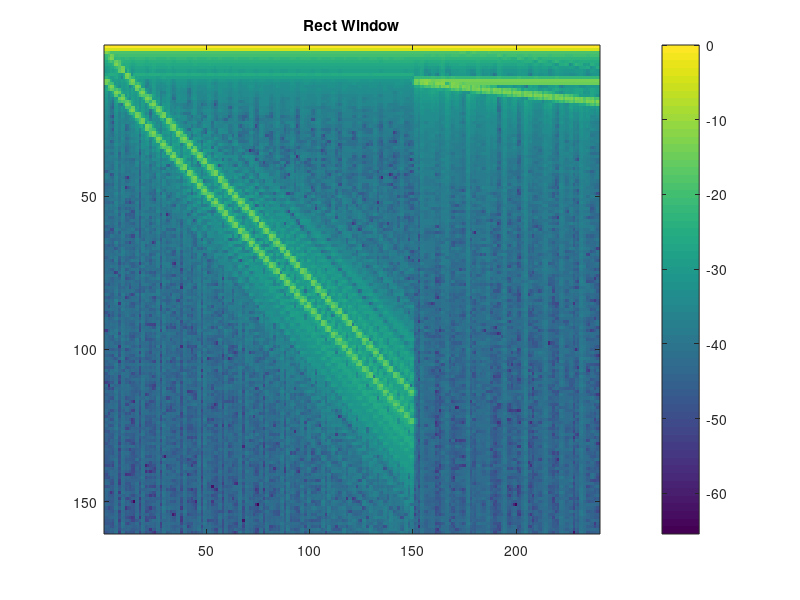
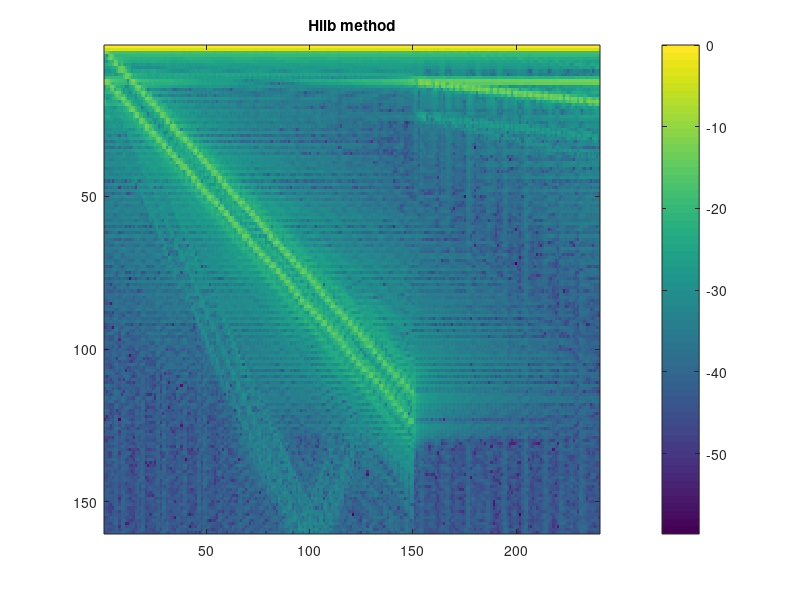
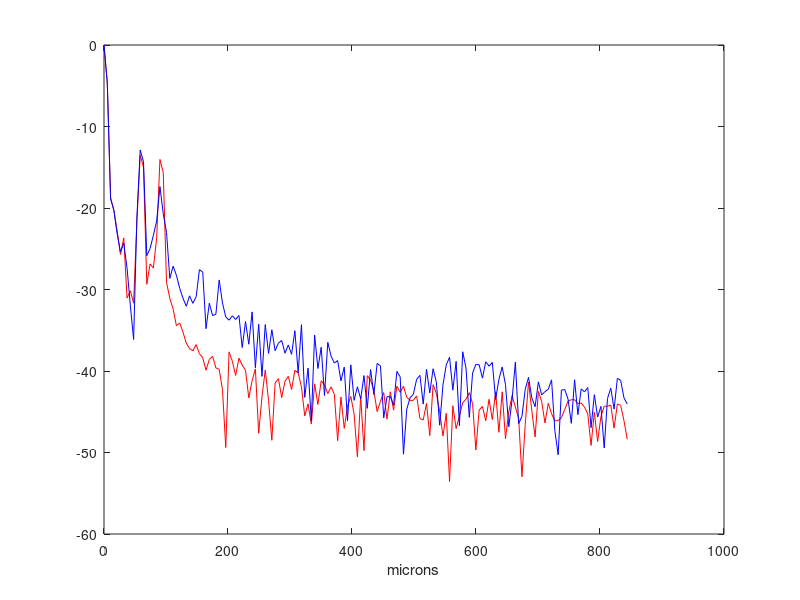

MATLAB code to generate these figures, in order:
% reconstruct FDOCT result from a test Interferogram image 
% to check the reconstruction done in C
% in BscanFFTsim.bin
%
% using the framework in 
% Biomedical Optics by Wang and Wu
% Chapter 9
% and the Hilbert method in
% http://journal.iisc.ernet.in/index.php/iisc/article/view/1113
%           
%            Hilbert( abs(1+log(f(w))) ) = angle(1+f(w))
%            ifft[(1+f(w))exp(j angle(1+f(w))] = delta(0) + f(z)
%
% Without windowing and apodization
%
% Hari Nandakumar
%
% $Date: 02 Nov 2018
%

% Using SI units throughout 

pkg load image;
pkg load signal;

lambda0 = 850E-9; % center wavelength of source 
dlambda = 20E-9; % FWHM wavelength bandwidth of source 
ns=1.0; % refractive index of sample 
ls1 = 90E-6; % location of backscatterer 1 
ls2 = 150E-6; % location of backscatterer 2 
rs1 = 0.05; % reflectivity of backscatterer 1 - was 0.5
rs2 = 0.05; %rs2 = 0.0; % reflectivity of backscatterer 2 was 0.25
k0=2*pi/lambda0; % center propagation constant 
delta_k=2*pi*dlambda/lambda0^2; % FWHM bandwidth of k 
sigma_k = delta_k/sqrt(2*log(2)); % standard deviation of k 
sigma_lambda = dlambda/sqrt(2*log(2)); % standard deviation of lambda

N=1280;  %2^10; %N=100; % number of sampling points was 2^10 
nsigma = 2; % number of standard deviations to plot on each side of kO 

%subplot(4,1,1); % Generate the interferogram 
k = k0 + sigma_k*linspace(-nsigma,nsigma, N); % array for k 
lambdas = lambda0 + sigma_lambda*linspace(-nsigma,nsigma, N); % array for lambda 
%S_k = exp(-(1/2)*(k-k0).^2/sigma_k^2); % Gaussian source PSD 
S_lam = exp(-(1/2)*(lambdas-lambda0).^2/sigma_lambda^2); % Gaussian source PSD 
%E_s1 = rs1*exp(i*2*k*ns*ls1); % sample electric field from scatter 1 
%E_s2 = rs2*exp(i*2*k*ns*ls2); % sample electric field from scatter 2 
%I_k1 = S_k .* abs(1 + E_s1 + E_s2).^2; % interferogram (r_R = 1) 
%plot(lambdas*1e9,S_lam)


imgi = zeros(960,1280);
backg = imgi;

for ii=1:60
  ls1 = ii*10*1E-6; % location of backscatterer 1 
  ls2 = (ii*10+50)*1E-6; % location of backscatterer 2
  E_s1 = rs1*exp(i*2*2*pi*ns*ls1./lambdas); % sample electric field from scatter 1 
  E_s2 = rs2*exp(i*2*2*pi*ns*ls2./lambdas); % sample electric field from scatter 2 
  I_l = S_lam .* abs(1 + E_s1 + E_s2).^2; % interferogram (r_R = 1) 
  I_pi = S_lam .* abs(-1 + E_s1 + E_s2).^2;
  imgi(ii*10-9:ii*10,:)  = ones(10,1)*I_l./max(I_l);
  piimgi(ii*10-9:ii*10,:)  = ones(10,1)*I_pi./max(I_pi);
  backg(ii*10-9:ii*10,:) = ones(10,1)*S_lam./max(S_lam);
end

for ii=61:96
  ls1 = ii*1E-6; % location of backscatterer 1 
  ls2 = 60*1E-6; % location of backscatterer 2
  E_s1 = rs1*exp(i*2*2*pi*ns*ls1./lambdas); % sample electric field from scatter 1 
  E_s2 = rs2*exp(i*2*2*pi*ns*ls2./lambdas); % sample electric field from scatter 2 
  I_l = S_lam .* abs(1 + E_s1 + E_s2).^2; % interferogram (r_R = 1) 
  I_pi = S_lam .* abs(-1 + E_s1 + E_s2).^2;
  imgi(ii*10-9:ii*10,:)  = ones(10,1)*I_l./max(I_l);
  piimgi(ii*10-9:ii*10,:)  = ones(10,1)*I_pi./max(I_pi);
  backg(ii*10-9:ii*10,:) = ones(10,1)*S_lam./max(S_lam);
end

 
%figure; 
%imshow(imgi); 
%figure;
%imshow(backg); 

%imwrite(imgi,'imgi.png')
%imwrite(backg, 'backg.png') 


%plot(k/k0,I_k1/max(I_k1), 'k'); 

%%%%%%%%%%%%%%%%%%%%%%%%%%%%%
% reconstruction
%%%%%%%%%%%%%%%%%%%%%%%%%%%%%

% check out 8 bit imgi
imgi = floor(imgi*255);
piimgi = floor(piimgi*255);
backg = floor(backg*255);

lambdamin = 816e-9;
lambdamax = 884e-9;
deltalambda = (lambdamax - lambdamin ) / columns(imgi);
numfftpoints = 320;
kmax=2*pi/lambdamin;
kmin=2*pi/(lambdamax-deltalambda);
deltak = (kmax - kmin) / numfftpoints;
resizedim=imresize(imgi,0.25); % similar to 4x binning
resizedbk=imresize(backg,0.25); 
resizedpi=imresize(piimgi,0.25);
plinear = zeros(rows(resizedim),numfftpoints);
bscantransposed = plinear;

lambdas = linspace(lambdamin, lambdamax-deltalambda, columns(resizedim));  % Mat::zeros(cv::Size(1, data_y.cols), CV_64F);		//Size(cols,rows)
k = 2*pi ./ lambdas;
klinear = linspace(kmin, kmax, numfftpoints); %Mat::zeros(cv::Size(1, numfftpoints), CV_64F);
diffk = diff(k); %Mat::zeros(cv::Size(1, data_y.cols), CV_64F);

%fractionalk = zeros(1, numfftpoints);
%slopes = zeros(rows(imgi), columns(imgi));
%nearestkindex = zeros( 1, numfftpoints );


%windowt = (tukeywin(columns(resizedim), 1.0) )';
%windowg = (gausswin(columns(resizedim)))';
%windowb = (blackmanharris(columns(resizedim)))';
%windowbth = (barthannwin(columns(resizedim)))';
 
%apodi   = resizedim./resizedbk;       % apodi = (1+f(w))^2
apodi = resizedim;
logf = log(sqrt(apodi));
angl = imag(hilbert(abs(logf)));


%for indexi=1:rows(resizedim) 
%  % DC removal
%  % apodi(indexi,:) = apodi(indexi,:) - mean(apodi(indexi,:));
%  % windowing
%  apodig(indexi,:)=apodi(indexi,:).*windowg;
%  apodit(indexi,:)=apodi(indexi,:).*windowt;
%  apodib(indexi,:)=apodi(indexi,:).*windowb;
%  apodibth(indexi,:)=apodi(indexi,:).*windowbth;
% end
 

for indexi=1:rows(resizedim) 
  plinear(indexi,:)=interp1(k,apodi(indexi,:),klinear,'linear');
%  plinearg(indexi,:)=interp1(k,apodig(indexi,:),klinear,'linear');
%  plineart(indexi,:)=interp1(k,apodit(indexi,:),klinear,'linear');
%  plinearb(indexi,:)=interp1(k,apodib(indexi,:),klinear,'linear');
%  plinearbth(indexi,:)=interp1(k,apodibth(indexi,:),klinear,'linear');
 
 end
  
% figure;
% imagesc(plinear); title('Linearized'); colorbar;
% figure;
% imagesc(plinearg); title('Linearized with Gaussian Window'); colorbar;
% figure;
% imagesc(plineart); title('Linearized with Tukey Window'); colorbar;
% figure;
% imagesc(plinearb); title('Linearized with BH Window'); colorbar;
% 
 for indexi=1:rows(resizedim) 
  bscantransposed(indexi,:)=abs(ifft(plinear(indexi,:)));
%  bscantransposedg(indexi,:)=abs(ifft(plinearg(indexi,:)));
%  bscantransposedt(indexi,:)=abs(ifft(plineart(indexi,:)));
%  bscantransposedb(indexi,:)=abs(ifft(plinearb(indexi,:)));
%  bscantransposedbth(indexi,:)=abs(ifft(plinearbth(indexi,:)));
  bscantransposedhilb(indexi,:)=abs(ifft(plinear(indexi,:).*exp(i.*angl(indexi,:))));
 
 end
 
 %figure;
 %imagesc(bscantransposed); title('bscantransposed');
 bscan=bscantransposed';
% bscang=bscantransposedg';
% bscant=bscantransposedt';
% bscanb=bscantransposedb';
% bscanbth=bscantransposedbth';
 bscanhilb=bscantransposedhilb';
% bscan(1,:)=zeros(1,rows(resizedim));
% bscant(1,:)=zeros(1,rows(resizedim));
% bscang(1,:)=zeros(1,rows(resizedim));
 figure;
 imagesc(10*log10(bscan(1:160,:)./max(bscan(1:160,:)))); title('Rect Window');colorbar;
% figure;
% imagesc(10*log10(bscang(1:160,:)./max(bscang(1:160,:)))); title('Gaussian Window');colorbar;
% figure;
% imagesc(10*log10(bscant(1:160,:)./max(bscant(1:160,:)))); title('Tukey Window');colorbar;
% figure;
% imagesc(10*log10(bscanb(1:160,:)./max(bscanb(1:160,:)))); title('BH Window');colorbar;
% figure;
% imagesc(10*log10(bscanbth(1:160,:)./max(bscanbth(1:160,:)))); title('BTH Window');colorbar;
 figure;
 imagesc(10*log10(bscanhilb(1:160,:)./max(bscanhilb(1:160,:)))); title('Hilb method');colorbar;
 
% figure;
% plot(bscang(1:160,230)); title('Linear plot, Gaussian window');
  
  deltaklinear = kmax-kmin;
 deltax=pi/deltaklinear;
 xaxis=[0:159]*deltax*1000000;
 figure;
 %plot(xaxis,10*log10(bscang(1:160,230)./max(bscang(1:160,230))),'b');title('Log plot');hold on;
 plot(xaxis,10*log10(bscan(1:160,230)./max(bscan(1:160,230))),'r'); xlabel('microns');hold on;
% plot(xaxis,10*log10(bscant(1:160,230)./max(bscant(1:160,230))),'k');
 plot(xaxis,10*log10(bscanhilb(1:160,230)./max(bscanhilb(1:160,230))),'b');
% hold off;
 
% figure;
% plot(real(angl(2,:))); title('Real part of h');
% figure;
% plot(imag(angl(2,:))); title('Im part of h');
% figure;
% plot(abs(angl(2,:))); title('Absolute value of h');
% figure;
% plot(arg(angl(2,:))); title('Angle of h');